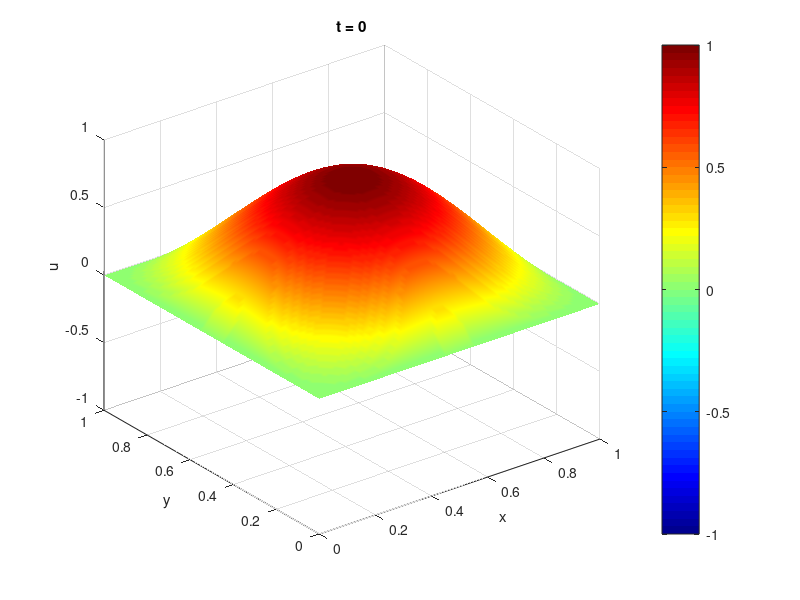

MATLAB code for this plot: (Note: this script raises an error after producing the figure.)
% 参数设置
alpha = 1; % 热扩散系数
v_x = 1; % x方向速度
v_y = 1; % y方向速度
Lx = 1; Ly = 1; % 空间域大小
T = 1; % 时间总长
Nx = 100; Ny = 100; Nt = 100; % 网格点数
dx = Lx / (Nx - 1); % x方向空间步长
dy = Ly / (Ny - 1); % y方向空间步长
dt = T / Nt; % 时间步长

% 初始化网格
x = linspace(0, Lx, Nx);
y = linspace(0, Ly, Ny);
t = linspace(0, T, Nt);
[X, Y] = meshgrid(x, y);

% 初始条件
u = sin(pi * X) .* sin(pi * Y);

% 动态图窗口
figure;
h = surf(X, Y, u);
title('t = 0');
xlabel('x');
ylabel('y');
zlabel('u');
zlim([-1, 1]);
colormap('jet');
shading interp;
cb = colorbar; % 添加图例
caxis([-1, 1]); % 初始颜色范围

% 系数矩阵构造
N = Nx * Ny; % 总未知数
A = sparse(N, N); % 稀疏矩阵存储

% 对流项和扩散项系数
cx = v_x * dt / (2 * dx);
cy = v_y * dt / (2 * dy);
dx2 = alpha * dt / dx^2;
dy2 = alpha * dt / dy^2;

% 填充系数矩阵
for i = 2:Nx-1
    for j = 2:Ny-1
        % 当前点索引
        idx = (j-1)*Nx + i;
        
        % 对流项（中心差分）
        A(idx, idx) = 1 + 2*dx2 + 2*dy2;
        A(idx, idx-1) = -cx - dx2; % 左
        A(idx, idx+1) = cx - dx2; % 右
        A(idx, idx-Nx) = -cy - dy2; % 下
        A(idx, idx+Nx) = cy - dy2; % 上
    end
end

% 边界条件（Dirichlet 边界）
for i = 1:Nx
    for j = [1, Ny]
        idx = (j-1)*Nx + i;
        A(idx, idx) = 1;
    end
end
for j = 1:Ny
    for i = [1, Nx]
        idx = (j-1)*Nx + i;
        A(idx, idx) = 1;
    end
end

% 时间步进
for k = 1:Nt
    % 右端项
    b = u(:);
    
    % 求解线性方程组
    u_next = A \ b;
    
    % 更新解
    u = reshape(u_next, Ny, Nx);
    
    % 更新动态图
    set(h, 'ZData', u);
    title(['t = ', num2str(t(k))]);
    
    % 动态更新图例范围
    clim([min(u(:)), max(u(:))]); % 根据当前解的范围调整颜色范围
    drawnow;
    pause(0.05); % 控制动画速度
end